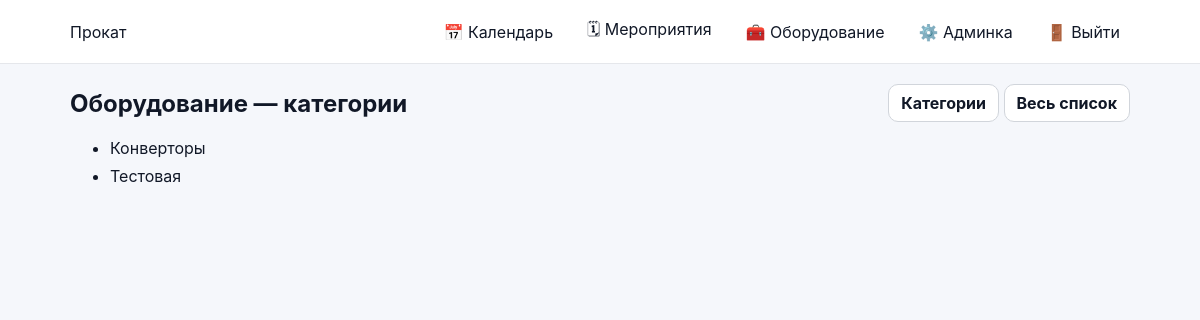
The page /equipment/ (signed in) on the database as committed earlier.
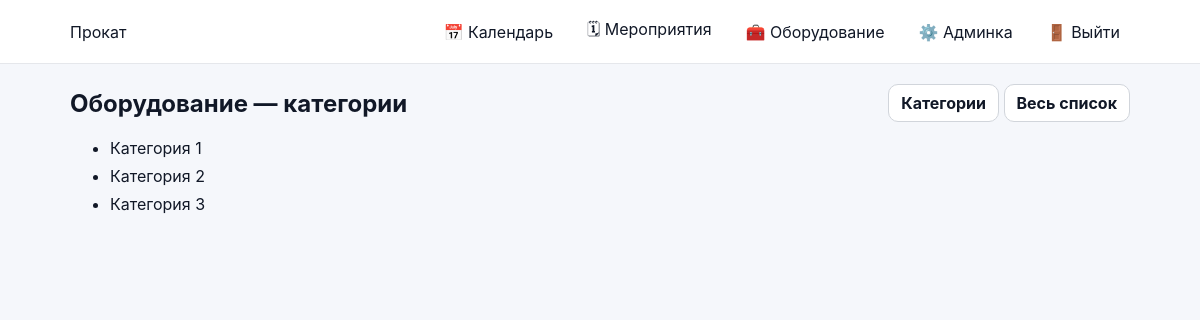
The same page on the database as committed later.
### inventory/models.py (models this page shows, shortened)
class EquipmentCategory(models.Model):
    name = models.CharField(max_length=100, unique=True)

### inventory/views.py (the view)
# urls.py: path('equipment/', equipment_list_categories_view, name='equipment_list'),
@login_required
def equipment_list_categories_view(request):
    categories = EquipmentCategory.objects.all().order_by('name')
    return render(request, 'inventory/equipment_list_categories.html', {
        "categories": categories,
    })

### inventory/templates/inventory/equipment_list_categories.html
{% extends "base.html" %}
{% block content %}
<div class="toolbar">
    <h2 style="margin:0;">Оборудование — категории</h2>
    <div>
        <a class="btn" href="{% url 'equipment_list' %}">Категории</a>
        <a class="btn" href="{% url 'equipment_list_all' %}">Весь список</a>
    </div>
</div>
<ul style="margin-top:16px;">
    {% for c in categories %}
        <li style="margin-bottom:8px;">
            <a href="{% url 'equipment_category' c.id %}">{{ c.name }}</a>
        </li>
    {% empty %}
        <li>Категорий пока нет</li>
    {% endfor %}
</ul>
{% endblock %}

Rows that differ between the two databases and show on the page:
changed EquipmentCategory: name "Конверторы" → "Категория 1"
changed EquipmentCategory: name "Тестовая" → "Категория 2"
added EquipmentCategory: name "Категория 3"
